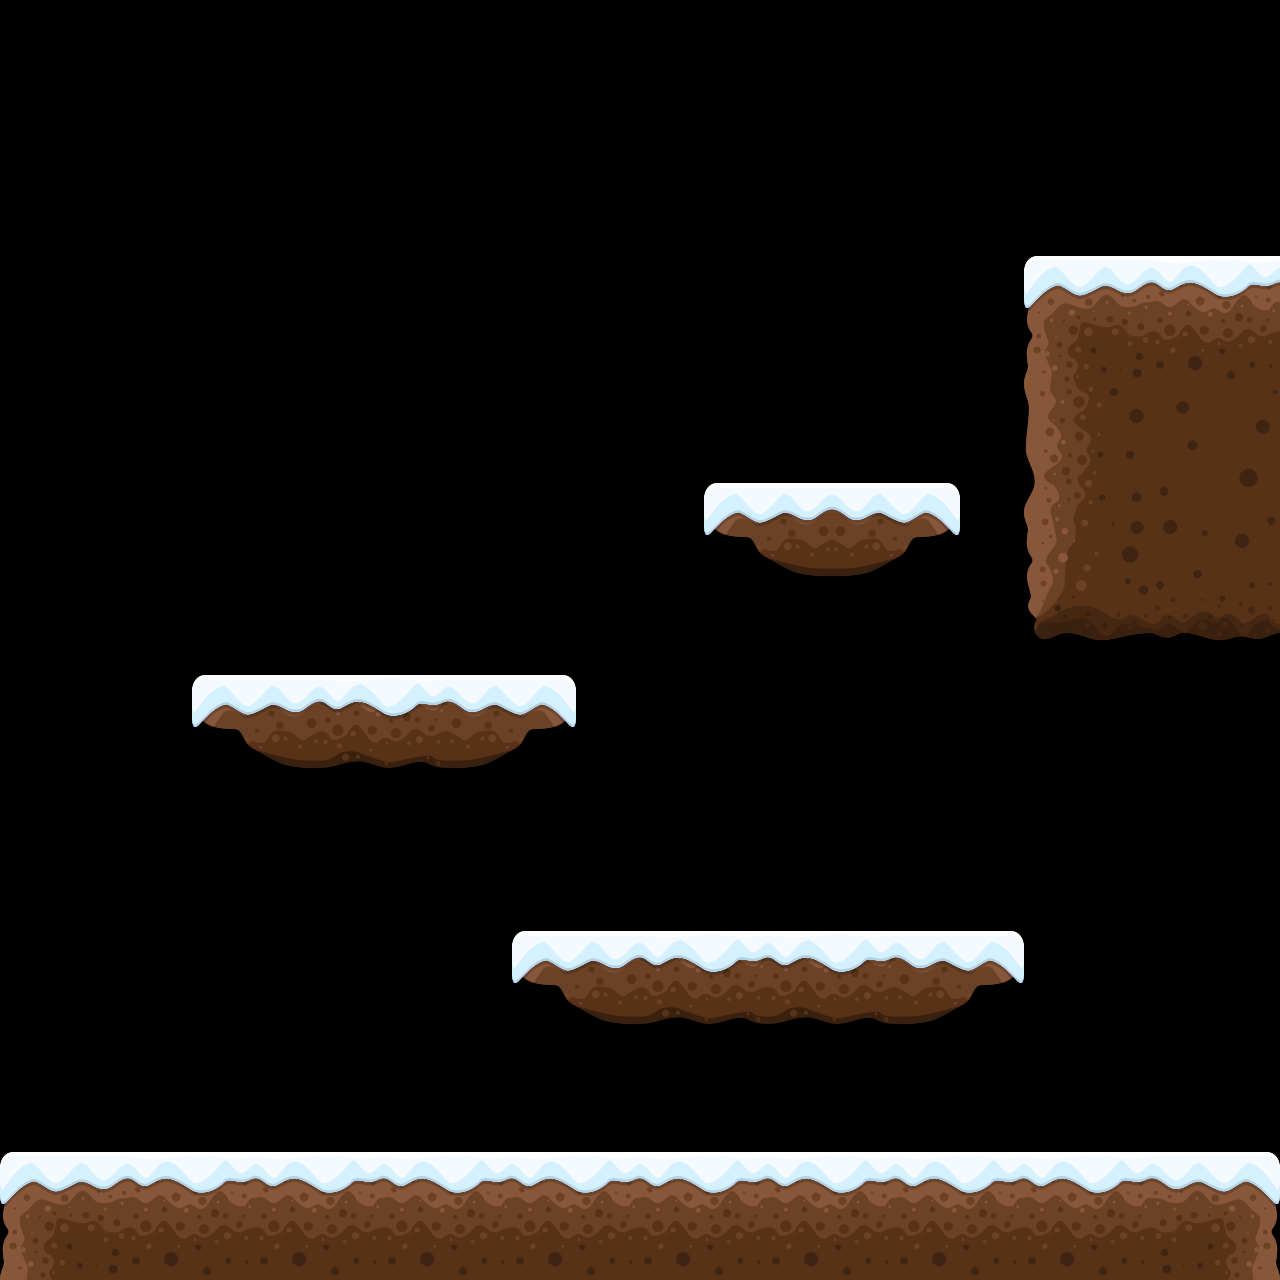

Rendered tile map (Tiled .tmx) drawn with the repository's tilesets; below, a short description and the map source with its tile grids summarised:
An orthogonal 20x20 tile map with 64x64 px tiles, 1 tile layer (Kachelebene 1).

<map version="1.2" tiledversion="1.3.0" orientation="orthogonal" renderorder="right-down" compressionlevel="-1" width="20" height="20" tilewidth="64" tileheight="64" infinite="0" nextlayerid="2" nextobjectid="1">
 <tileset firstgid="1" source="../TSX/Winter.tsx" />
 <layer id="1" name="Kachelebene 1" width="20" height="20">
  <data>[400 cells, 25 non-empty, 10 distinct tile ids]</data>
 </layer>
</map>
